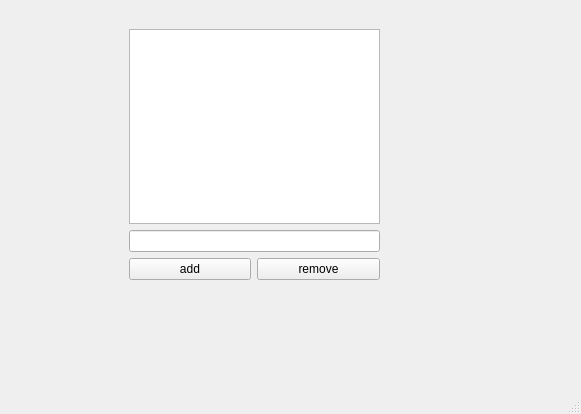
<?xml version="1.0" encoding="UTF-8"?>
<ui version="4.0">
 <class>MainWindow</class>
 <widget class="QMainWindow" name="MainWindow">
  <property name="geometry">
   <rect>
    <x>0</x>
    <y>0</y>
    <width>581</width>
    <height>414</height>
   </rect>
  </property>
  <property name="windowTitle">
   <string>MainWindow</string>
  </property>
  <widget class="QWidget" name="centralwidget">
   <widget class="QWidget" name="gridLayoutWidget">
    <property name="geometry">
     <rect>
      <x>129</x>
      <y>29</y>
      <width>251</width>
      <height>251</height>
     </rect>
    </property>
    <layout class="QGridLayout" name="gridLayout">
     <item row="2" column="0">
      <widget class="QPushButton" name="add">
       <property name="text">
        <string>add</string>
       </property>
      </widget>
     </item>
     <item row="2" column="1">
      <widget class="QPushButton" name="remove">
       <property name="text">
        <string>remove</string>
       </property>
      </widget>
     </item>
     <item row="1" column="0" colspan="2">
      <widget class="QLineEdit" name="lineEdit"/>
     </item>
     <item row="0" column="0" colspan="2">
      <widget class="QListWidget" name="listWidget"/>
     </item>
    </layout>
   </widget>
  </widget>
  <widget class="QMenuBar" name="menubar">
   <property name="geometry">
    <rect>
     <x>0</x>
     <y>0</y>
     <width>581</width>
     <height>36</height>
    </rect>
   </property>
  </widget>
  <widget class="QStatusBar" name="statusbar"/>
 </widget>
 <resources/>
 <connections/>
</ui>
